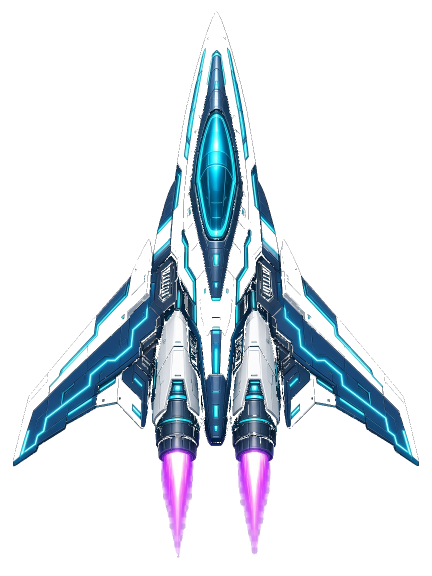
#> input picture assets/images/airplane.png, 864 x 1152 px (shown at 1/2 size); its folder holds 8 pictures in this run
$ python generate_sheets.py
#> lines starting #> are read from the running program, lines starting #| are printed output that depends on the picture
"""Build 4-frame sprite sheets from the still PNGs."""

from __future__ import annotations

from pathlib import Path

from PIL import Image, ImageDraw, ImageEnhance

ROOT = Path(__file__).resolve().parents[1] / "assets" / "images"
FRAMES = 4


def fit(image: Image.Image, box: tuple[int, int]) -> Image.Image:
    image = image.convert("RGBA")
    image.thumbnail(box, Image.Resampling.LANCZOS)
    canvas = Image.new("RGBA", box, (0, 0, 0, 0))
    canvas.paste(
        image,
        ((box[0] - image.width) // 2, (box[1] - image.height) // 2),
        image,
    )
    return canvas


def brighten(image: Image.Image, amount: float) -> Image.Image:
    return ImageEnhance.Brightness(image).enhance(amount)


def squash(image: Image.Image, t: float) -> Image.Image:
    width, height = image.size
    scale = 0.18 + 0.82 * abs(1 - 2 * t)
    new_width = max(8, int(width * scale))
    scaled = image.resize((new_width, height), Image.Resampling.LANCZOS)
    canvas = Image.new("RGBA", (width, height), (0, 0, 0, 0))
    canvas.paste(scaled, ((width - new_width) // 2, 0), scaled)
    return canvas


def blob(image: Image.Image, x: int, y: int, radius: int, color: tuple[int, int, int, int]) -> None:
    overlay = Image.new("RGBA", image.size, (0, 0, 0, 0))
    ImageDraw.Draw(overlay).ellipse(
        (x - radius, y - radius, x + radius, y + radius),
        fill=color,
    )
    image.alpha_composite(overlay)


def ring(image: Image.Image, radius: int, color: tuple[int, int, int, int], width: int = 4) -> Image.Image:
    overlay = Image.new("RGBA", image.size, (0, 0, 0, 0))
    draw = ImageDraw.Draw(overlay)
    cx, cy = image.width // 2, image.height // 2
    draw.ellipse(
        (cx - radius, cy - radius, cx + radius, cy + radius),
        outline=color,
        width=width,
    )
    return Image.alpha_composite(image, overlay)


def write_sheet(name: str, frames: list[Image.Image]) -> None:
    width, height = frames[0].size
    sheet = Image.new("RGBA", (width * len(frames), height), (0, 0, 0, 0))
    for index, frame in enumerate(frames):
        sheet.paste(frame, (index * width, 0), frame)
    out = ROOT / name
    sheet.save(out)
    print("wrote", out.name, sheet.size)


def frames_from(source: str, box: tuple[int, int], builder) -> list[Image.Image]:
    base = fit(Image.open(ROOT / source), box)
    return [builder(base.copy(), index / (FRAMES - 1)) for index in range(FRAMES)]


def airplane(base: Image.Image, t: float) -> Image.Image:
    frame = brighten(base, 0.92 + 0.18 * t)
    width, height = frame.size
    strength = 0.45 + 0.55 * t
    radius = max(6, int(height * 0.045 * (0.7 + strength)))
    blob(frame, width // 2 - 18, height - 10, radius, (255, 43, 214, 140))
    blob(frame, width // 2 + 18, height - 10, radius + 1, (0, 245, 255, 150))
    return frame


def coin(base: Image.Image, t: float) -> Image.Image:
    return brighten(squash(base, t), 1.0 + 0.12 * (1 - abs(1 - 2 * t)))


def meteor(base: Image.Image, t: float) -> Image.Image:
    return base.rotate(t * 48, resample=Image.Resampling.BICUBIC, expand=False)


def drone(base: Image.Image, t: float) -> Image.Image:
    radius = int(min(base.size) * (0.28 + 0.16 * t))
    return ring(brighten(base, 0.95 + 0.12 * t), radius, (0, 245, 255, 160), 3)


def mine(base: Image.Image, t: float) -> Image.Image:
    radius = int(min(base.size) * (0.18 + 0.2 * t))
    return ring(brighten(base, 0.9 + 0.25 * t), radius, (255, 59, 92, 180), 4)


def barrier(base: Image.Image, t: float) -> Image.Image:
    return brighten(base, 0.88 + 0.28 * t)


def missile(base: Image.Image, t: float) -> Image.Image:
    frame = brighten(base, 0.94 + 0.12 * t)
    radius = max(8, int(frame.height * 0.06 * (0.6 + t)))
    blob(frame, frame.width // 2, 12, radius, (255, 77, 141, 170))
    blob(frame, frame.width // 2, 18, radius - 2, (255, 180, 60, 120))
    return frame


def boss(base: Image.Image, t: float) -> Image.Image:
    radius = int(min(base.size) * (0.34 + 0.12 * t))
    return ring(brighten(base, 0.92 + 0.16 * t), radius, (255, 77, 141, 150), 5)


def main() -> None:
    write_sheet("airplane_sheet.png", frames_from("airplane.png", (192, 256), airplane))
#> in fit, image is the input picture: PIL image 864x1152 RGBA; mean R, G, B, A 15.5, 23.4, 30.5, 52.2
#> in fit, `canvas = Image.new("RGBA", box, (0, 0, 0, 0))`: canvas: PIL image 192x256 RGBA; every value is 0
#> call 4 of brighten, with amount = 1.1
#> in brighten (call 4), `return ImageEnhance.Brightness(image).enhance(amount)`:
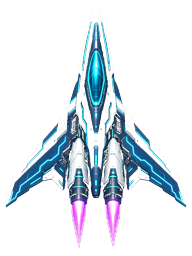
#> returned value: PIL image 192x256 RGBA; mean R, G, B, A 16.7, 25.5, 32.8, 48.2; transparent parts drawn white
#> in write_sheet, `width, height = frames[0].size`: width = 192; height = 256
#> in write_sheet, `sheet = Image.new("RGBA", (width * len(frames), height), (0, 0, 0, 0))`: sheet: PIL image 768x256 RGBA; every value is 0
#> the loop in write_sheet, `for index, frame in enumerate(frames):` made 4 passes
#> after the loop in write_sheet, `for index, frame in enumerate(frames):`:
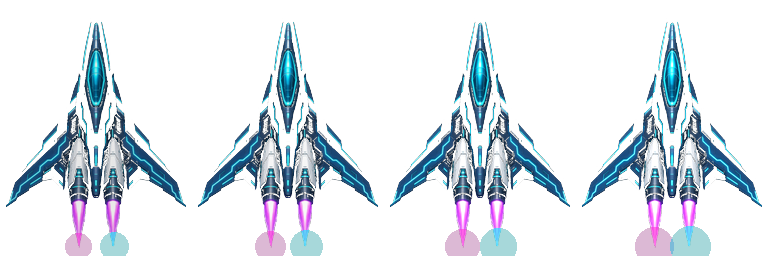
#> sheet: PIL image 768x256 RGBA; mean R, G, B, A 15.5, 23.6, 31.4, 47.3; transparent parts drawn white
#| wrote airplane_sheet.png (768, 256)
    write_sheet("coin_sheet.png", frames_from("coin.png", (192, 192), coin))
#> call 2 of frames_from, with source = 'coin.png', box = (192, 192)
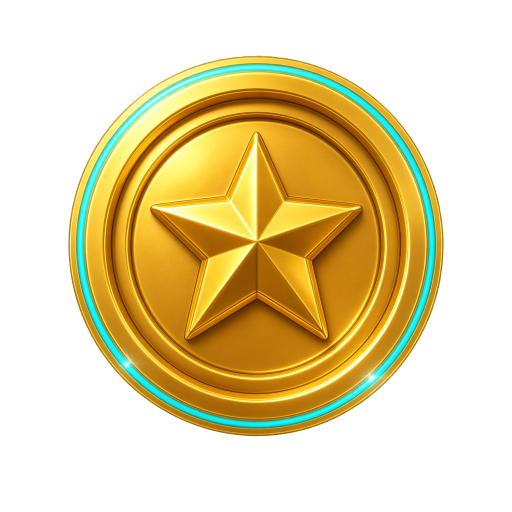
#> input picture assets/images/coin.png, 1024 x 1024 px (shown at 1/2 size)
#> call 2 of fit, with box = (192, 192)
#> in fit, image is the input picture: PIL image 1024x1024 RGBA; mean R, G, B, A 83.4, 67.3, 21.6, 109.2
#> in fit (call 2), `image.thumbnail(box, Image.Resampling.LANCZOS)`:
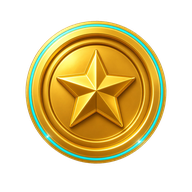
#> image: PIL image 192x192 RGBA; mean R, G, B, A 87.3, 70.5, 23.4, 109.2; transparent parts drawn white
#> in fit (call 2), `canvas = Image.new("RGBA", box, (0, 0, 0, 0))`: canvas: PIL image 192x192 RGBA; every value is 0
#> call 2 of squash, with t = 0.333
#> in squash (call 2), `new_width = max(8, int(width * scale))`: new_width = 87
#> in squash (call 2), `scaled = image.resize((new_width, height), Image.Resampling.LANCZOS)`:
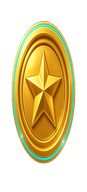
#> scaled: PIL image 87x192 RGBA; mean R, G, B, A 87.8, 71, 23.1, 108.6; transparent parts drawn white
#> in squash (call 2), `canvas.paste(scaled, ((width - new_width) // 2, 0), scaled)`:
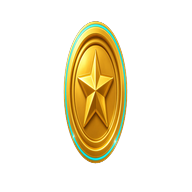
#> canvas: PIL image 192x192 RGBA; mean R, G, B, A 37.5, 30.3, 9.7, 48.7; transparent parts drawn white
#> call 2 of write_sheet, with name = 'coin_sheet.png'
#> in write_sheet (call 2), `width, height = frames[0].size`: height = 192
#> in write_sheet (call 2), `sheet = Image.new("RGBA", (width * len(frames), height), (0, 0, 0, 0))`: sheet: PIL image 768x192 RGBA; every value is 0
#> the loop in write_sheet (call 2), `for index, frame in enumerate(frames):` made 4 passes
#> after the loop in write_sheet (call 2), `for index, frame in enumerate(frames):`:
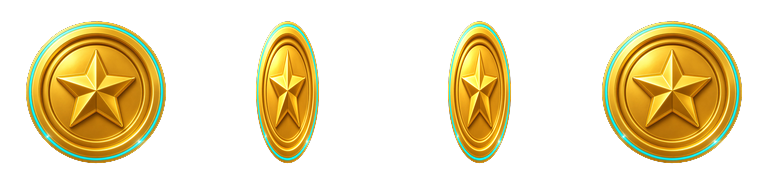
#> sheet: PIL image 768x192 RGBA; mean R, G, B, A 60.8, 49.2, 15.7, 78; transparent parts drawn white
#| wrote coin_sheet.png (768, 192)
    write_sheet("gem_sheet.png", frames_from("gem.png", (192, 192), coin))
    write_sheet("meteor_sheet.png", frames_from("meteor.png", (192, 192), meteor))
    write_sheet("drone_sheet.png", frames_from("drone.png", (192, 192), drone))
    write_sheet("mine_sheet.png", frames_from("mine.png", (192, 192), mine))
    write_sheet("barrier_sheet.png", frames_from("barrier.png", (320, 160), barrier))
    write_sheet("missile_sheet.png", frames_from("missile.png", (160, 224), missile))
    for index in range(1, 6):
        write_sheet(
            f"boss_{index}_sheet.png",
            frames_from(f"boss_{index}.png", (224, 224), boss),
        )


if __name__ == "__main__":
#> (the run stopped early here; a loop or call above may not have finished)
